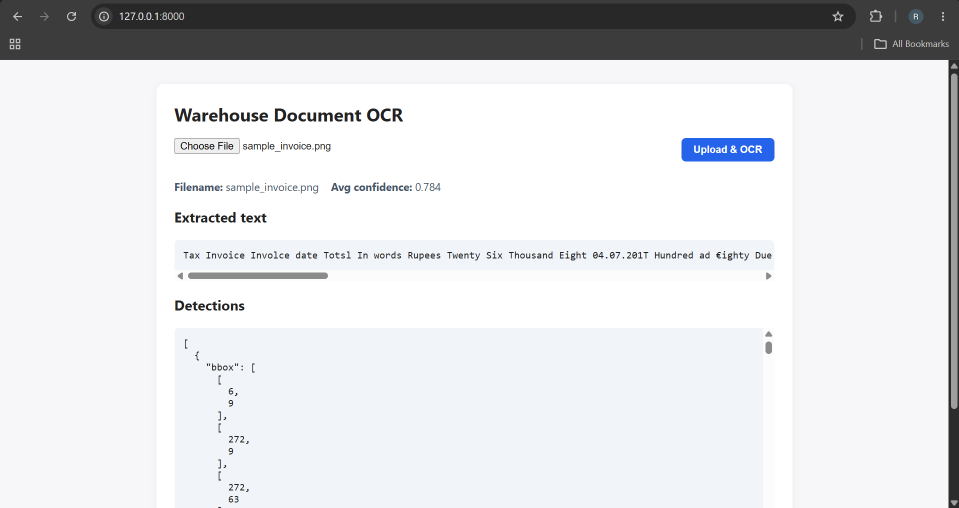
#> input picture image.png, 1918 x 1015 px (shown at 1/2 size)
$ python -i ocr_utils.py   (imports and definitions only)
#> lines starting #> are read from the running program, lines starting #| are printed output that depends on the picture; after the words box and inside, x2 and y2 are one past the last pixel; in counts of white or black regions, pixels touching at a corner belong together
#> further down, picture is the input picture: shape (1015, 1918, 3); mean B, G, R 224.1, 221.9, 220.7
import cv2
import numpy as np
from easyocr import Reader

# [1 line that did not run here, left out]

def preprocess_image(img: np.ndarray) -> np.ndarray:
    # Convert to grayscale
    gray = cv2.cvtColor(img, cv2.COLOR_BGR2GRAY)

    # Light denoising to reduce sensor/compression noise
    denoised = cv2.fastNlMeansDenoising(gray, h=10)

    # Upscale slightly to help small text
    h, w = denoised.shape
#> h = 1015; w = 1918
    scale = 1.5
    resized = cv2.resize(denoised, (int(w * scale), int(h * scale)), interpolation=cv2.INTER_CUBIC)

    # CLAHE for local contrast enhancement
    clahe = cv2.createCLAHE(clipLimit=2.0, tileGridSize=(8, 8))
    enhanced = clahe.apply(resized)
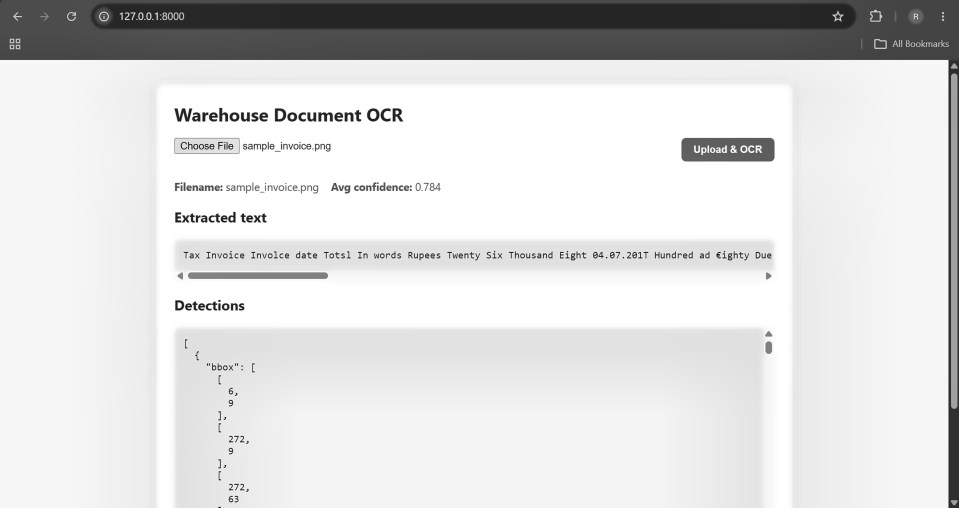
#> enhanced: shape (1522, 2877) (shown at 1/3 size); min 1, max 255, mean 218.5

    # Final light blur to smooth ringing
    blurred = cv2.GaussianBlur(enhanced, (3, 3), 0)

    # Otsu binarization for clean black/white text
    _, thresh = cv2.threshold(blurred, 0, 255, cv2.THRESH_BINARY + cv2.THRESH_OTSU)
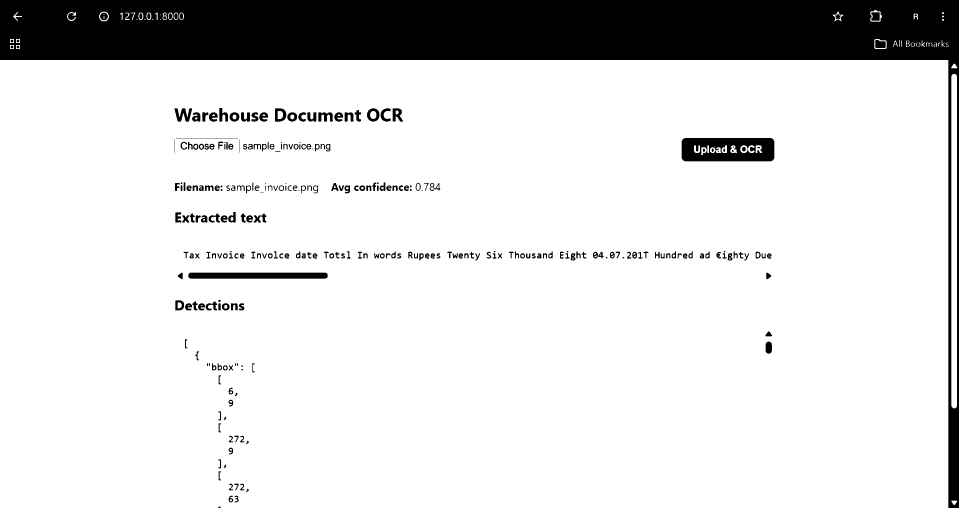
#> thresh: shape (1522, 2877) (shown at 1/3 size); 86.1% white; 293 black regions (23 under 20 px), largest, box (x1, y1, x2, y2) and area: (0, 0, 2877, 1522) 536354, (2045, 414, 2323, 484) 16653, (565, 818, 983, 836) 7471

    return thresh

def extract_text_from_image(img: np.ndarray):
    thresh = preprocess_image(img)
    result = _reader.readtext(thresh)

    detections = []
    texts = []
    confs = []

    for item in result:
        bbox, text, conf = item
        bbox_list = [[float(x), float(y)] for x, y in bbox]
        detections.append({
            "bbox": bbox_list,
            "text": str(text),
            "confidence": float(conf)
        })
        texts.append(str(text))
        confs.append(float(conf))

    full_text = " ".join(texts)
    avg_conf = float(np.mean(confs)) if confs else 0.0

    return {
        "full_text": full_text,
        "avg_confidence": avg_conf,
        "detections": detections
    }

def load_image_from_path(path: str) -> np.ndarray:
    img = cv2.imread(path)
    if img is None:
        raise ValueError(f"Could not load image: {path}")
    return img

>>> import cv2
>>> picture = cv2.imread('image.png')
>>> result = preprocess_image(picture)

$ run again, on sample_invoice.png
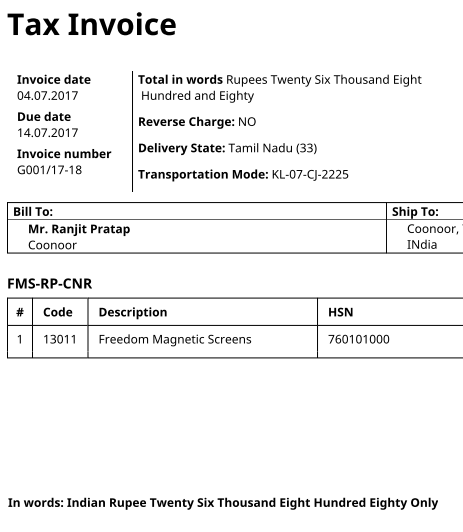
#> input picture sample_invoice.png, 463 x 532 px
#> picture is the input picture: shape (532, 463, 3); min 0, max 255, mean 242.4
#> in preprocess_image, `resized = cv2.resize(denoised, (int(w * scale), int(h * scale)), inter..`:
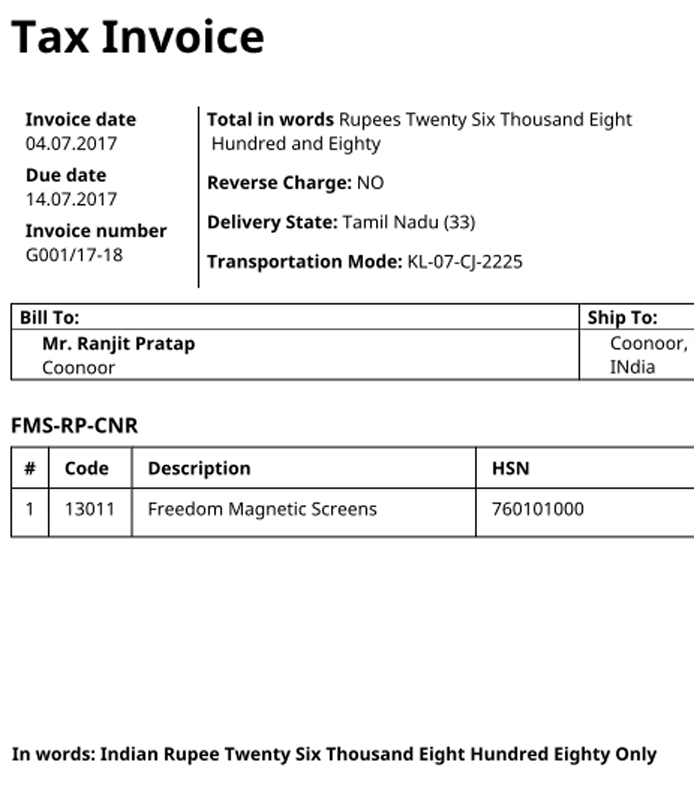
#> resized: shape (798, 694); min 0, max 255, mean 241.9
#> in preprocess_image, `_, thresh = cv2.threshold(blurred, 0, 255, cv2.THRESH_BINARY + cv2.THR..`:
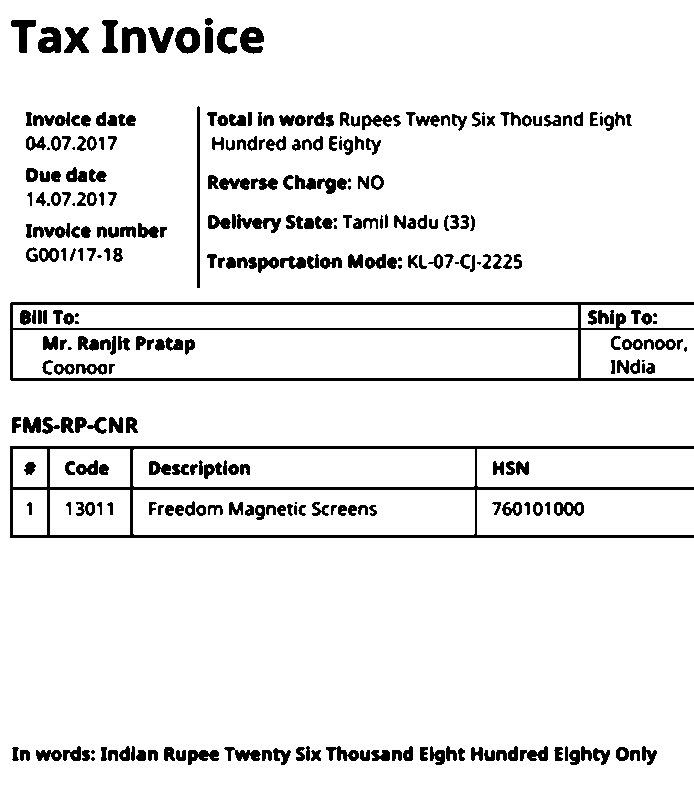
#> thresh: shape (798, 694); 91.9% white; 313 black regions (26 under 20 px), largest, box (x1, y1, x2, y2) and area: (10, 446, 694, 538) 7075, (10, 302, 694, 381) 6002, (197, 106, 200, 288) 544
